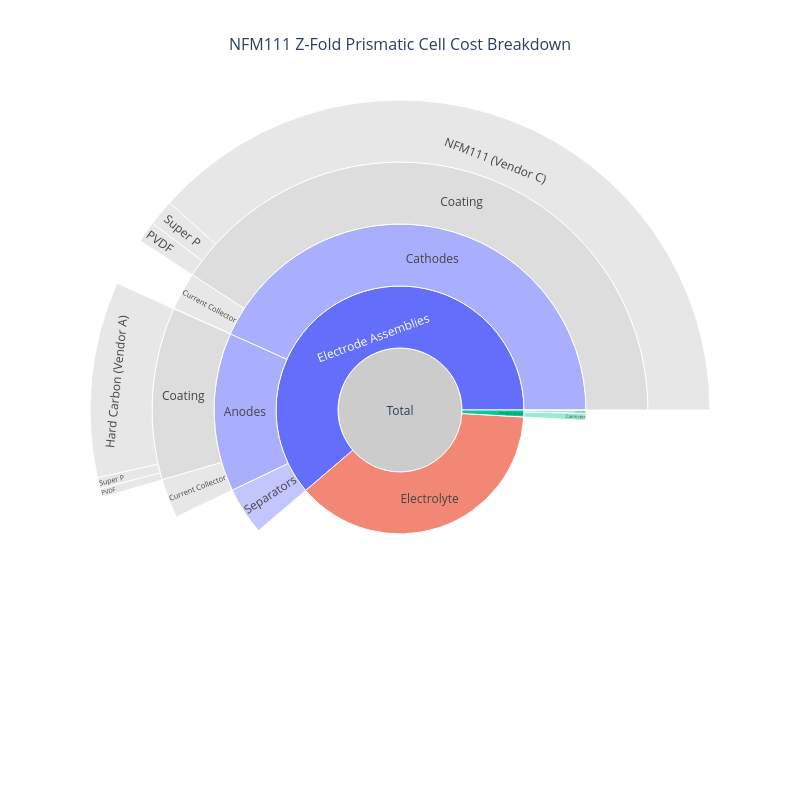

Notebook source saved alongside this figure:
### Code cell
cell.plot_cost_breakdown(width=800, height=800)

### Figure 1 — Plotly figure (JSON) as saved in the notebook; plotly's stock layout.template omitted (floating-point values rounded to 4 significant figures)
{"data": [{"branchvalues": "total", "customdata": ["<b>Total</b><br>145.48 $", "<b>Electrode Assemblies</b><br>89.09 $<br>61.2% of total", "<b>Anodes</b><br>20.08 $<br>13.8% of total", "<b>Coating</b><br>16.36 $<br>11.2% of total", "<b>Hard Carbon (Vendor A)</b><br>14.85 $<br>10.2% of total", "<b>PVDF</b><br>0.67 $<br>0.5% of total", "<b>Super P</b><br>0.84 $<br>0.6% of total", "<b>Current Collector</b><br>3.72 $<br>2.6% of total", "<b>Cathodes</b><br>62.99 $<br>43.3% of total", "<b>Coating</b><br>59.38 $<br>40.8% of total", "<b>NFM111 (Vendor C)</b><br>55.78 $<br>38.3% of total", "<b>PVDF</b><br>1.60 $<br>1.1% of total", "<b>Super P</b><br>2.00 $<br>1.4% of total", "<b>Current Collector</b><br>3.58 $<br>2.5% of total", "<b>Electrical Insulation</b><br>0.03 $<br>0.0% of total", "<b>Separators</b><br>6.02 $<br>4.1% of total", "<b>Electrolyte</b><br>55.08 $<br>37.9% of total", "<b>Encapsulation</b><br>1.31 $<br>0.9% of total", "<b>Cathode Terminal Connector</b><br>0.03 $<br>0.0% of total", "<b>Anode Terminal Connector</b><br>0.03 $<br>0.0% of total", "<b>Lid Assembly</b><br>0.34 $<br>0.2% of total", "<b>Cannister</b><br>0.91 $<br>0.6% of total"], "hovertemplate": "%{customdata}<extra></extra>", "ids": ["Total", "Electrode Assemblies", "Electrode Assemblies/Anodes", "Electrode Assemblies/Anodes/Coating", "Electrode Assemblies/Anodes/Coating/Hard Carbon (Vendor A)", "Electrode Assemblies/Anodes/Coating/PVDF", "Electrode Assemblies/Anodes/Coating/Super P", "Electrode Assemblies/Anodes/Current Collector", "Electrode Assemblies/Cathodes", "Electrode Assemblies/Cathodes/Coating", "Electrode Assemblies/Cathodes/Coating/NFM111 (Vendor C)", "Electrode Assemblies/Cathodes/Coating/PVDF", "Electrode Assemblies/Cathodes/Coating/Super P", "Electrode Assemblies/Cathodes/Current Collector", "Electrode Assemblies/Cathodes/Electrical Insulation", "Electrode Assemblies/Separators", "Electrolyte", "Encapsulation", "Encapsulation/Cathode Terminal Connector", "Encapsulation/Anode Terminal Connector", "Encapsulation/Lid Assembly", "Encapsulation/Cannister"], "labels": ["Total", "Electrode Assemblies", "Anodes", "Coating", "Hard Carbon (Vendor A)", "PVDF", "Super P", "Current Collector", "Cathodes", "Coating", "NFM111 (Vendor C)", "PVDF", "Super P", "Current Collector", "Electrical Insulation", "Separators", "Electrolyte", "Encapsulation", "Cathode Terminal Connector", "Anode Terminal Connector", "Lid Assembly", "Cannister"], "marker": {"colors": ["#CCCCCC", "#636EFA", "#a9affc", "#DDDDDD", "#DDDDDD", "#DDDDDD", "#DDDDDD", "#DDDDDD", "#a9affc", "#DDDDDD", "#DDDDDD", "#DDDDDD", "#DDDDDD", "#DDDDDD", "#DDDDDD", "#a9affc", "#EF553B", "#00CC96", "#72e2c5", "#72e2c5", "#72e2c5", "#72e2c5"]}, "parents": ["", "Total", "Electrode Assemblies", "Electrode Assemblies/Anodes", "Electrode Assemblies/Anodes/Coating", "Electrode Assemblies/Anodes/Coating", "Electrode Assemblies/Anodes/Coating", "Electrode Assemblies/Anodes", "Electrode Assemblies", "Electrode Assemblies/Cathodes", "Electrode Assemblies/Cathodes/Coating", "Electrode Assemblies/Cathodes/Coating", "Electrode Assemblies/Cathodes/Coating", "Electrode Assemblies/Cathodes", "Electrode Assemblies/Cathodes", "Electrode Assemblies", "Total", "Total", "Encapsulation", "Encapsulation", "Encapsulation", "Encapsulation"], "type": "sunburst", "values": [145.5, 89.09, 20.08, 16.36, 14.85, 0.67, 0.84, 3.72, 62.99, 59.38, 55.78, 1.6, 2, 3.58, 0.03, 6.02, 55.08, 1.31, 0.03, 0.03, 0.34, 0.91]}], "layout": {"font": {"size": 12}, "height": 800, "title": {"font": {"size": 16}, "text": "NFM111 Z-Fold Prismatic Cell Cost Breakdown", "x": 0.5}, "width": 800}}
